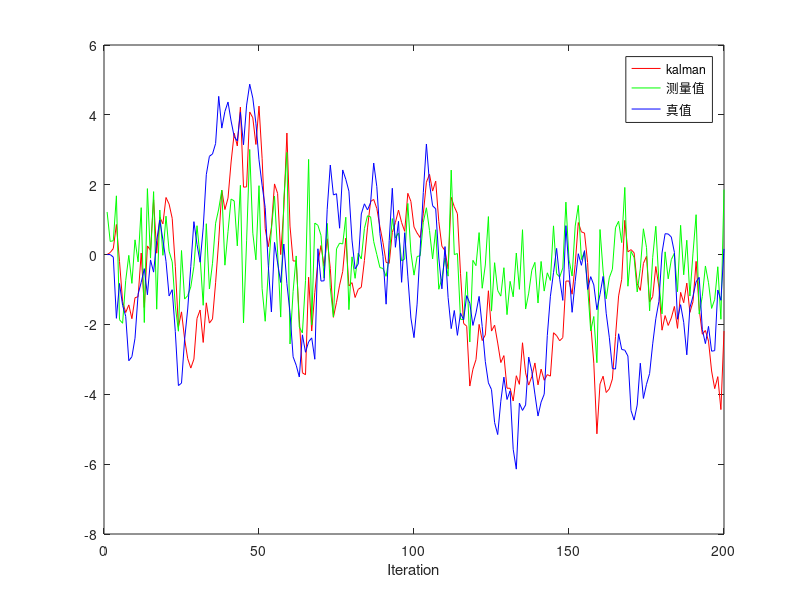

Recreate this plot in MATLAB.
%本例子从百度文库中得到， 稍加注释
clear
N=200;%取200个数

%% 生成噪声数据 计算噪声方差
w=randn(1,N); %产生一个1×N的行向量，第一个数为0，w为过程噪声（其和后边的v在卡尔曼理论里均为高斯白噪声）
w(1)=0;
Q=var(w); % R、Q分别为过程噪声和测量噪声的协方差(此方程的状态只有一维，方差与协方差相同) 

v=randn(1,N);%测量噪声
R=var(v);

%% 计算真实状态
x_true(1)=0;%状态x_true初始值
A=1;%a为状态转移阵，此程序简单起见取1
for k=2:N
    x_true(k)=A*x_true(k-1)+w(k-1);  %系统状态方程，k时刻的状态等于k-1时刻状态乘以状态转移阵加噪声（此处忽略了系统的控制量）
end


%% 由真实状态得到测量数据， 测量数据才是能被用来计算的数据， 其他都是不可见的
H=0.2;
z=H*x_true+v;%量测方差，c为量测矩阵，同a简化取为一个数


%% 开始 预测-更新过程

% x_predict: 预测过程得到的x
% x_update:更新过程得到的x
% P_predict:预测过程得到的P
% P_update:更新过程得到的P

%初始化误差 和 初始位置
x_update(1)=x_true(1);%s(1)表示为初始最优化估计
P_update(1)=0;%初始最优化估计协方差

for t=2:N
    %-----1. 预测-----
    %-----1.1 预测状态-----
    x_predict(t) = A*x_update(t-1); %没有控制变量
    %-----1.2 预测误差协方差-----
    P_predict(t)=A*P_update(t-1)*A'+Q;%p1为一步估计的协方差，此式从t-1时刻最优化估计s的协方差得到t-1时刻到t时刻一步估计的协方差

    %-----2. 更新-----
    %-----2.1 计算卡尔曼增益-----
    K(t)=H*P_predict(t) / (H*P_predict(t)*H'+R);%b为卡尔曼增益，其意义表示为状态误差的协方差与量测误差的协方差之比(个人见解)
    %-----2.2 更新状态-----
    x_update(t)=x_predict(t)  +  K(t) * (z(t)-H*x_predict(t));%Y(t)-a*c*s(t-1)称之为新息，是观测值与一步估计得到的观测值之差，此式由上一时刻状态的最优化估计s(t-1)得到当前时刻的最优化估计s(t)
    %-----2.3 更新误差协方差-----
    P_update(t)=P_predict(t) - H*K(t)*P_predict(t);%此式由一步估计的协方差得到此时刻最优化估计的协方差
end

%% plot
%作图，红色为卡尔曼滤波，绿色为量测，蓝色为状态
%kalman滤波的作用就是 由绿色的波形得到红色的波形， 使之尽量接近蓝色的真实状态。
t=1:N;
plot(t,x_update,'r',t,z,'g',t,x_true,'b');
legend('kalman','测量值','真值');
xlabel('Iteration');
